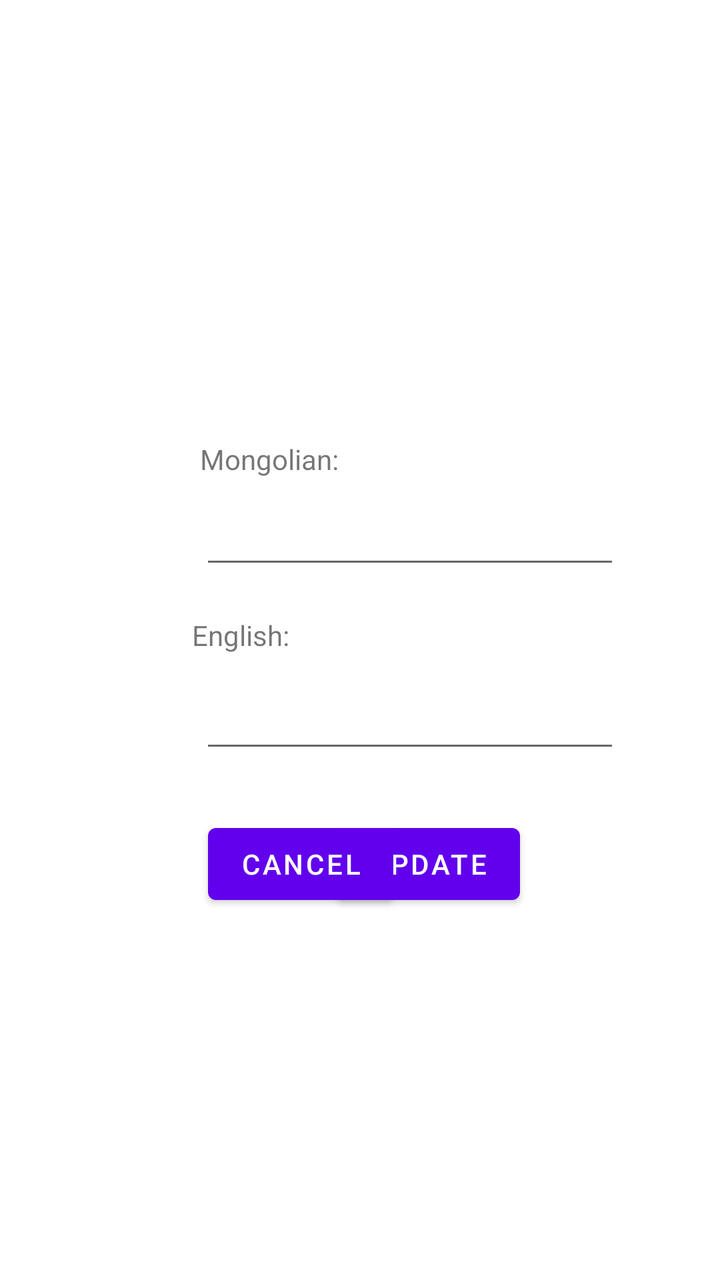
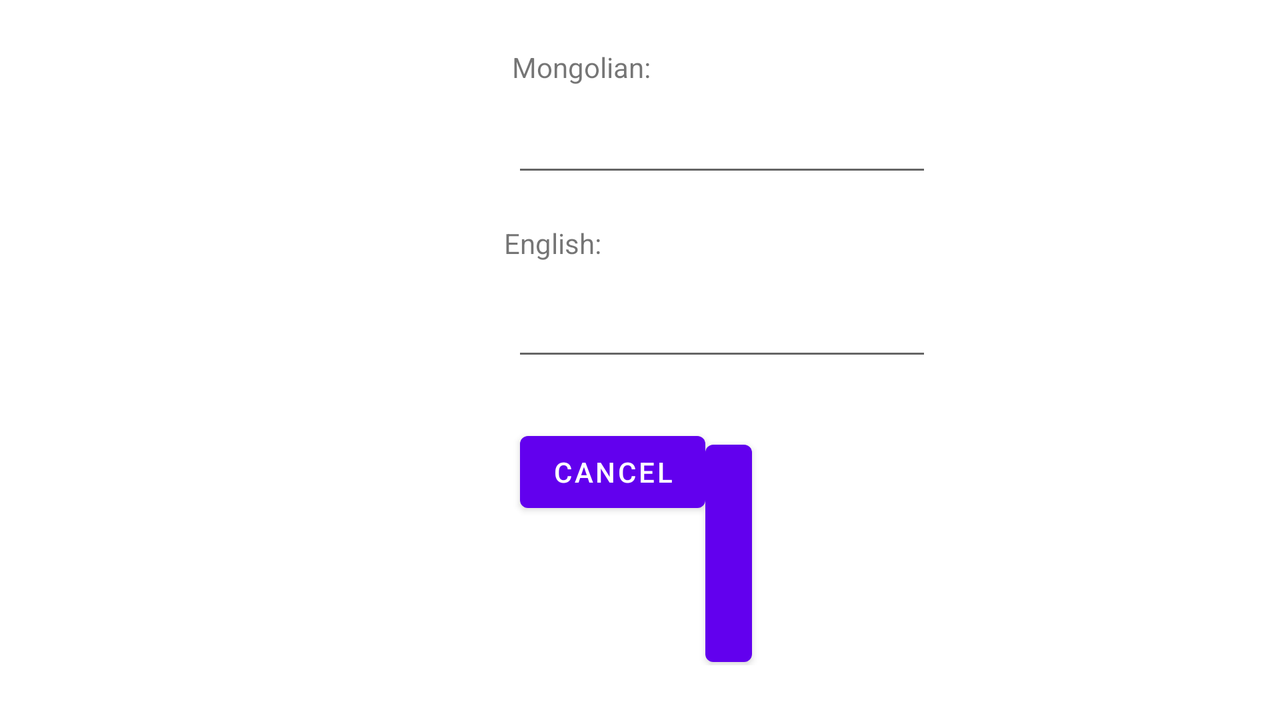

One screen, two layout resources from the same app: the default and the repository's alternative for another configuration. Each is rendered where Android would select it; the XML of both is given below.
<!-- AndroidManifest.xml: application theme Theme.Laboratory4 -->
<!-- res/layout/activity_word_card.xml -->
<?xml version="1.0" encoding="utf-8"?>
<androidx.constraintlayout.widget.ConstraintLayout xmlns:android="http://schemas.android.com/apk/res/android"
    xmlns:app="http://schemas.android.com/apk/res-auto"
    xmlns:tools="http://schemas.android.com/tools"
    android:layout_width="match_parent"
    android:layout_height="match_parent"
    tools:context=".WordCard">

    <EditText
        android:id="@+id/etMN"
        android:layout_width="wrap_content"
        android:layout_height="wrap_content"
        android:layout_marginStart="100dp"
        android:layout_marginTop="248dp"
        android:ems="10"
        android:inputType="textPersonName"
        app:layout_constraintStart_toStartOf="parent"
        app:layout_constraintTop_toTopOf="parent" />

    <EditText
        android:id="@+id/etEN"
        android:layout_width="wrap_content"
        android:layout_height="wrap_content"
        android:layout_marginStart="100dp"
        android:layout_marginTop="340dp"
        android:ems="10"
        android:inputType="textPersonName"
        app:layout_constraintStart_toStartOf="parent"
        app:layout_constraintTop_toTopOf="parent" />

    <TextView
        android:id="@+id/textView"
        android:layout_width="wrap_content"
        android:layout_height="wrap_content"
        android:layout_marginStart="100dp"
        android:layout_marginTop="220dp"
        android:text="Mongolian:"
        app:layout_constraintStart_toStartOf="parent"
        app:layout_constraintTop_toTopOf="parent" />

    <TextView
        android:id="@+id/textView2"
        android:layout_width="wrap_content"
        android:layout_height="wrap_content"
        android:layout_marginStart="96dp"
        android:layout_marginTop="308dp"
        android:text="English:"
        app:layout_constraintStart_toStartOf="parent"
        app:layout_constraintTop_toTopOf="parent"
        tools:ignore="UnknownId" />

    <Button
        android:id="@+id/update_Button"
        android:layout_width="wrap_content"
        android:layout_height="wrap_content"
        android:layout_marginTop="408dp"
        android:layout_marginEnd="100dp"
        android:onClick="onClick"
        android:text="Update"
        app:layout_constraintEnd_toEndOf="parent"
        app:layout_constraintTop_toTopOf="parent" />

    <Button
        android:id="@+id/cancel_Button"
        android:layout_width="wrap_content"
        android:layout_height="wrap_content"
        android:layout_marginStart="104dp"
        android:layout_marginTop="408dp"
        android:onClick="onClick"
        android:text="Cancel"
        app:layout_constraintStart_toStartOf="parent"
        app:layout_constraintTop_toTopOf="parent" />
</androidx.constraintlayout.widget.ConstraintLayout>
<!-- resources referenced by this layout -->
<resources>
  <style name="Theme.Laboratory4" parent="Theme.MaterialComponents.DayNight.DarkActionBar">
          
          <item name="colorPrimary">@color/purple_500</item>
          <item name="colorPrimaryVariant">@color/purple_700</item>
          <item name="colorOnPrimary">@color/white</item>
          
          <item name="colorSecondary">@color/teal_200</item>
          <item name="colorSecondaryVariant">@color/teal_700</item>
          <item name="colorOnSecondary">@color/black</item>
          
          <item name="android:statusBarColor" tools:targetApi="l">?attr/colorPrimaryVariant</item>
          
      </style>
</resources>
<!-- res/layout-land/activity_word_card.xml (the repository's variant of the layout above) -->
<!-- drawn on the phone turned sideways -->
<?xml version="1.0" encoding="utf-8"?>
<androidx.constraintlayout.widget.ConstraintLayout xmlns:android="http://schemas.android.com/apk/res/android"
    xmlns:app="http://schemas.android.com/apk/res-auto"
    xmlns:tools="http://schemas.android.com/tools"
    android:layout_width="match_parent"
    android:layout_height="match_parent"
    tools:context=".WordCard">

    <EditText
        android:id="@+id/etMN"
        android:layout_width="wrap_content"
        android:layout_height="wrap_content"
        android:layout_marginStart="256dp"
        android:layout_marginTop="52dp"
        android:ems="10"
        android:inputType="textPersonName"
        app:layout_constraintStart_toStartOf="parent"
        app:layout_constraintTop_toTopOf="parent" />

    <EditText
        android:id="@+id/etEN"
        android:layout_width="wrap_content"
        android:layout_height="wrap_content"
        android:layout_marginStart="256dp"
        android:layout_marginTop="144dp"
        android:ems="10"
        android:inputType="textPersonName"
        app:layout_constraintStart_toStartOf="parent"
        app:layout_constraintTop_toTopOf="parent" />

    <TextView
        android:id="@+id/textView2"
        android:layout_width="wrap_content"
        android:layout_height="wrap_content"
        android:layout_marginStart="252dp"
        android:layout_marginTop="112dp"
        android:text="English:"
        app:layout_constraintStart_toStartOf="parent"
        app:layout_constraintTop_toTopOf="parent"
        tools:ignore="UnknownId" />

    <TextView
        android:id="@+id/textView"
        android:layout_width="wrap_content"
        android:layout_height="wrap_content"
        android:layout_marginStart="256dp"
        android:layout_marginTop="24dp"
        android:text="Mongolian:"
        app:layout_constraintStart_toStartOf="parent"
        app:layout_constraintTop_toTopOf="parent" />

    <LinearLayout
        android:layout_width="wrap_content"
        android:layout_height="0dp"
        android:orientation="horizontal"
        tools:layout_editor_absoluteX="22dp"
        tools:layout_editor_absoluteY="51dp">

        <Button
            android:id="@+id/cancel_Button"
            android:layout_width="wrap_content"
            android:layout_height="wrap_content"
            android:layout_marginStart="260dp"
            android:layout_marginTop="212dp"
            android:onClick="onClick"
            android:text="Cancel" />

        <Button
            android:id="@+id/update_Button"
            android:layout_width="wrap_content"
            android:layout_height="wrap_content"
            android:layout_marginTop="212dp"
            android:layout_marginEnd="264dp"
            android:onClick="onClick"
            android:text="Update" />
    </LinearLayout>

</androidx.constraintlayout.widget.ConstraintLayout>
